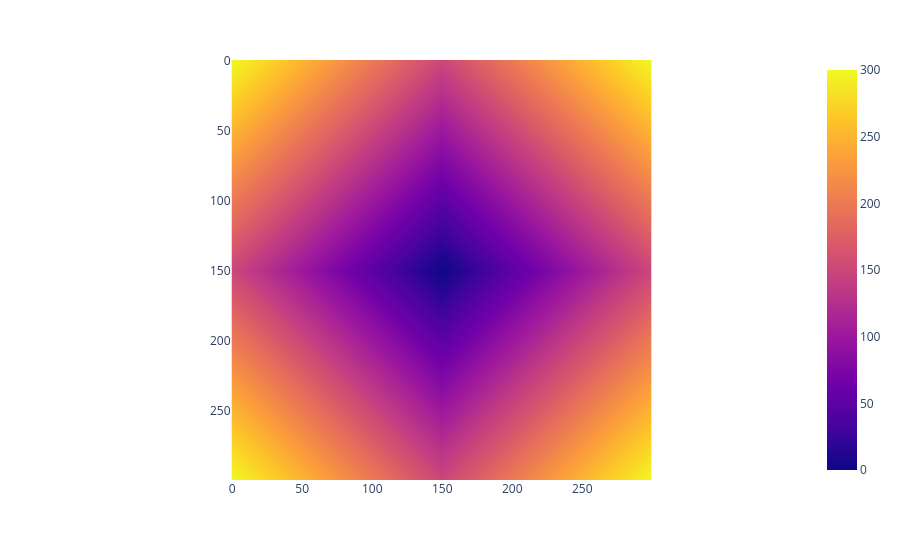

Notebook code for this chart:
### Code cell
# @title 👀 Solution


rows = torch.arange(x.shape[0])
cols = torch.arange(x.shape[1])

# Manual computation of L1
y = (torch.abs(rows - a)[:, None] + torch.abs(cols - b)[None, :])
px.imshow(y).show()

### Figure 1 — Plotly figure (JSON) as saved in the notebook; plotly's stock layout.template omitted (floating-point values rounded to 4 significant figures; data arrays with more than 128 entries replaced by an {"elided": "..."} marker saying what was removed)
{"data": [{"coloraxis": "coloraxis", "hovertemplate": "x: %{x}<br>y: %{y}<br>color: %{z}<extra></extra>", "name": "0", "type": "heatmap", "xaxis": "x", "yaxis": "y", "z": {"elided": "300x300 int values"}}], "layout": {"coloraxis": {"colorscale": [[0, "#0d0887"], [0.1111, "#46039f"], [0.2222, "#7201a8"], [0.3333, "#9c179e"], [0.4444, "#bd3786"], [0.5556, "#d8576b"], [0.6667, "#ed7953"], [0.7778, "#fb9f3a"], [0.8889, "#fdca26"], [1, "#f0f921"]]}, "margin": {"t": 60}, "xaxis": {"anchor": "y", "constrain": "domain", "domain": [0, 1], "scaleanchor": "y"}, "yaxis": {"anchor": "x", "autorange": "reversed", "constrain": "domain", "domain": [0, 1]}}}
